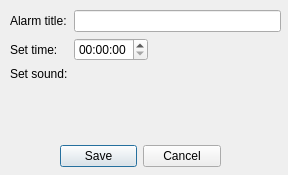
<?xml version="1.0" encoding="UTF-8"?>
<ui version="4.0">
 <class>addAlarmDialog</class>
 <widget class="QDialog" name="addAlarmDialog">
  <property name="windowModality">
   <enum>Qt::ApplicationModal</enum>
  </property>
  <property name="geometry">
   <rect>
    <x>0</x>
    <y>0</y>
    <width>288</width>
    <height>175</height>
   </rect>
  </property>
  <property name="windowTitle">
   <string>Add new alarm</string>
  </property>
  <widget class="QDialogButtonBox" name="buttonBox">
   <property name="geometry">
    <rect>
     <x>60</x>
     <y>140</y>
     <width>161</width>
     <height>32</height>
    </rect>
   </property>
   <property name="orientation">
    <enum>Qt::Horizontal</enum>
   </property>
   <property name="standardButtons">
    <set>QDialogButtonBox::Cancel|QDialogButtonBox::Save</set>
   </property>
  </widget>
  <widget class="QWidget" name="formLayoutWidget">
   <property name="geometry">
    <rect>
     <x>10</x>
     <y>10</y>
     <width>271</width>
     <height>131</height>
    </rect>
   </property>
   <layout class="QFormLayout" name="form">
    <item row="0" column="0">
     <widget class="QLabel" name="lbl_alarmTitle">
      <property name="text">
       <string>Alarm title:</string>
      </property>
     </widget>
    </item>
    <item row="0" column="1">
     <widget class="QLineEdit" name="le_alarmTitle"/>
    </item>
    <item row="1" column="0">
     <widget class="QLabel" name="lbl_time">
      <property name="text">
       <string>Set time:</string>
      </property>
     </widget>
    </item>
    <item row="1" column="1">
     <widget class="QTimeEdit" name="te_time">
      <property name="sizePolicy">
       <sizepolicy hsizetype="Fixed" vsizetype="Fixed">
        <horstretch>0</horstretch>
        <verstretch>0</verstretch>
       </sizepolicy>
      </property>
     </widget>
    </item>
    <item row="2" column="0">
     <widget class="QLabel" name="lbl_sound">
      <property name="text">
       <string>Set sound:</string>
      </property>
     </widget>
    </item>
   </layout>
  </widget>
 </widget>
 <resources/>
 <connections>
  <connection>
   <sender>buttonBox</sender>
   <signal>accepted()</signal>
   <receiver>addAlarmDialog</receiver>
   <slot>accept()</slot>
   <hints>
    <hint type="sourcelabel">
     <x>248</x>
     <y>254</y>
    </hint>
    <hint type="destinationlabel">
     <x>157</x>
     <y>274</y>
    </hint>
   </hints>
  </connection>
  <connection>
   <sender>buttonBox</sender>
   <signal>rejected()</signal>
   <receiver>addAlarmDialog</receiver>
   <slot>reject()</slot>
   <hints>
    <hint type="sourcelabel">
     <x>316</x>
     <y>260</y>
    </hint>
    <hint type="destinationlabel">
     <x>286</x>
     <y>274</y>
    </hint>
   </hints>
  </connection>
 </connections>
</ui>
